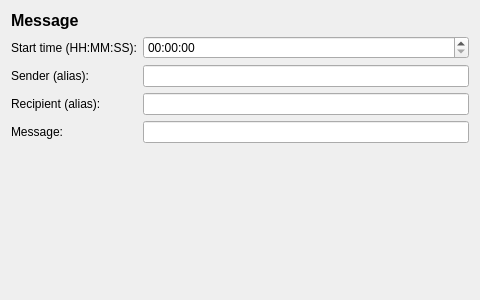
<?xml version="1.0" encoding="UTF-8"?>
<ui version="4.0">
 <class>MessageElementEditor</class>
 <widget class="QWidget" name="MessageElementEditor">
  <property name="geometry">
   <rect>
    <x>0</x>
    <y>0</y>
    <width>480</width>
    <height>300</height>
   </rect>
  </property>
  <property name="minimumSize">
   <size>
    <width>480</width>
    <height>0</height>
   </size>
  </property>
  <property name="windowTitle">
   <string>Form</string>
  </property>
  <layout class="QFormLayout" name="formLayout">
   <item row="0" column="0">
    <widget class="QLabel" name="label">
     <property name="font">
      <font>
       <pointsize>12</pointsize>
       <weight>75</weight>
       <bold>true</bold>
      </font>
     </property>
     <property name="text">
      <string>Message</string>
     </property>
    </widget>
   </item>
   <item row="1" column="0">
    <widget class="QLabel" name="label_2">
     <property name="text">
      <string>Start time (HH:MM:SS):</string>
     </property>
    </widget>
   </item>
   <item row="1" column="1">
    <widget class="QTimeEdit" name="timeEdit">
     <property name="currentSection">
      <enum>QDateTimeEdit::HourSection</enum>
     </property>
     <property name="displayFormat">
      <string>HH:mm:ss</string>
     </property>
    </widget>
   </item>
   <item row="2" column="0">
    <widget class="QLabel" name="label_3">
     <property name="text">
      <string>Sender (alias):</string>
     </property>
    </widget>
   </item>
   <item row="2" column="1">
    <widget class="QLineEdit" name="senderEdit"/>
   </item>
   <item row="3" column="0">
    <widget class="QLabel" name="label_4">
     <property name="text">
      <string>Recipient (alias):</string>
     </property>
    </widget>
   </item>
   <item row="3" column="1">
    <widget class="QLineEdit" name="recipientEdit"/>
   </item>
   <item row="4" column="0">
    <widget class="QLabel" name="label_5">
     <property name="text">
      <string>Message:</string>
     </property>
    </widget>
   </item>
   <item row="4" column="1">
    <widget class="QLineEdit" name="messageEdit"/>
   </item>
  </layout>
 </widget>
 <resources/>
 <connections/>
</ui>
